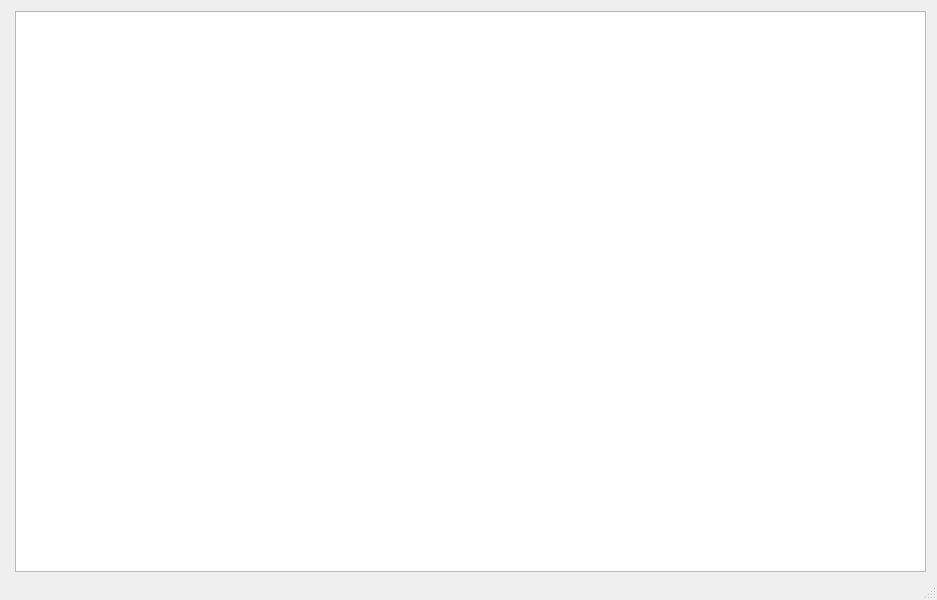
<?xml version="1.0" encoding="UTF-8"?>
<ui version="4.0">
 <class>ResultsWindow</class>
 <widget class="QMainWindow" name="ResultsWindow">
  <property name="geometry">
   <rect>
    <x>0</x>
    <y>0</y>
    <width>937</width>
    <height>600</height>
   </rect>
  </property>
  <property name="acceptDrops">
   <bool>false</bool>
  </property>
  <property name="windowTitle">
   <string>Results</string>
  </property>
  <widget class="QWidget" name="centralwidget">
   <widget class="QTableView" name="resultsTableView">
    <property name="geometry">
     <rect>
      <x>15</x>
      <y>11</y>
      <width>911</width>
      <height>561</height>
     </rect>
    </property>
   </widget>
  </widget>
  <widget class="QStatusBar" name="statusbar"/>
 </widget>
 <resources/>
 <connections/>
</ui>
